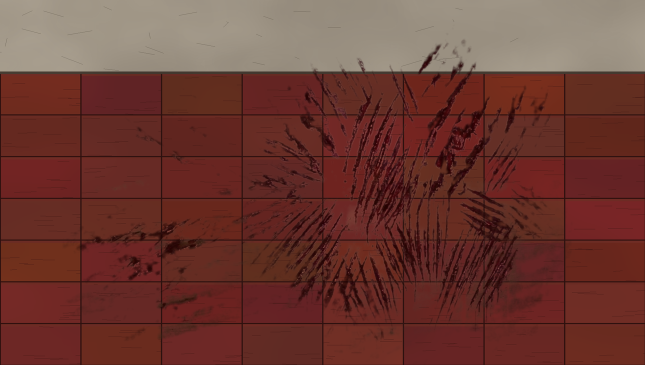
#> input picture Assets/_LayarTerakhir/assets/Art/Imported/Meshy/CrimsonRupture/CrimsonDecalOpaque.png, 1290 x 730 px, given in place of cakaran_yang_aku_inginkan.jpg, which was not available (shown at 1/2 size)
$ python extract_goal_claws.py
#> lines starting #> are read from the running program, lines starting #| are printed output that depends on the picture; after the words box and inside, x2 and y2 are one past the last pixel; in counts of white or black regions, pixels touching at a corner belong together
#!/usr/bin/env python3
"""Extract the designer's own claw strokes from the goal photo
(R2 asset/cakaran_yang_aku_inginkan.jpg) into a transparent decal that is
stuck flat on the bathroom tile wall.

Method: blood pixels are strongly red-dominant AND dark; plaster/wood/shadow
are not. bloodness = (R-G)*(R-B) with a soft ramp, blurred for feathered
edges. RGB keeps the photo's own blood color (darkened slightly for the dim
bathroom); everything else is transparent so OUR tile wall shows through.

Deterministic. Output:
  Assets/_LayarTerakhir/assets/Art/Imported/Meshy/CrimsonRupture/CrimsonGoalDecal.png
"""
from pathlib import Path

import numpy as np
from PIL import Image, ImageFilter

ROOT = Path(__file__).resolve().parent.parent
GOAL = Path("/tmp/opencode/cakaran_yang_aku_inginkan.jpg")
OUT = ROOT / "Assets/_LayarTerakhir/assets/Art/Imported/Meshy/CrimsonRupture/CrimsonGoalDecal.png"

# Crop to the claw mass (drop far edges: door frame left, pot corner right).
# Goal is 1376x768; fans span roughly x 60..1300, y 60..740.
BOX = (40, 30, 1330, 760)


def main():
    img = Image.open(GOAL).convert("RGB").crop(BOX)
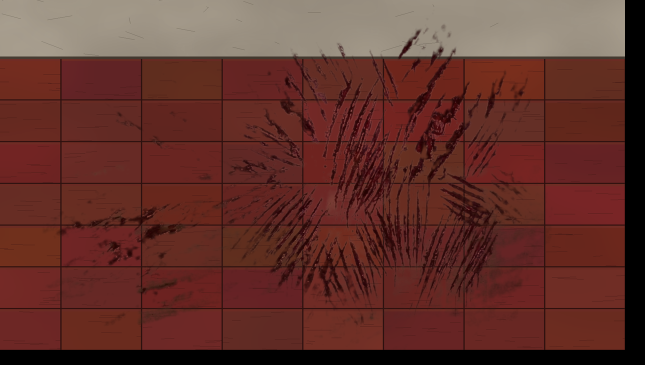
#> img: PIL image 1290x730 RGB (shown at 1/2 size); mean R, G, B 99.1, 51.6, 44.8
    a = np.asarray(img).astype(np.float32)
    R, G, B = a[:, :, 0], a[:, :, 1], a[:, :, 2]
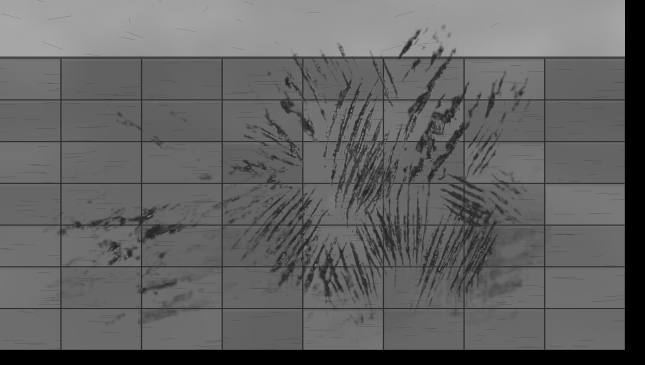
#> R: shape (730, 1290) float32 (shown at 1/2 size); min 0, max 169, mean 99.1
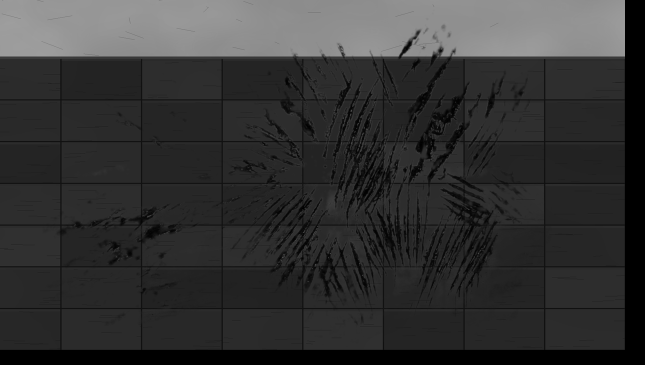
#> G: shape (730, 1290) float32 (shown at 1/2 size); min 0, max 159, mean 51.6
    lum = 0.2126 * R + 0.7152 * G + 0.0722 * B
    m = (R - G) * (R - B)  # blood ~10k, wood ~2k, plaster ~0
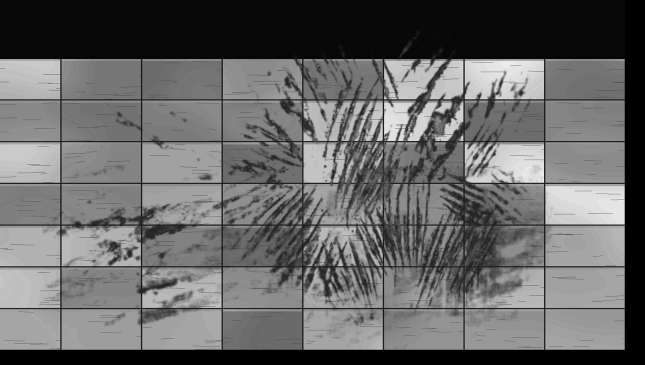
#> m: shape (730, 1290) float32 (shown at 1/2 size); min 0, max 7743, mean 3133; drawn with min black and max white
    mx = np.maximum(np.maximum(R, G), B)
    mn = np.minimum(np.minimum(R, G), B)
    sat = (mx - mn) / np.maximum(mx, 1)  # blood ~0.7+, veil ~0.15
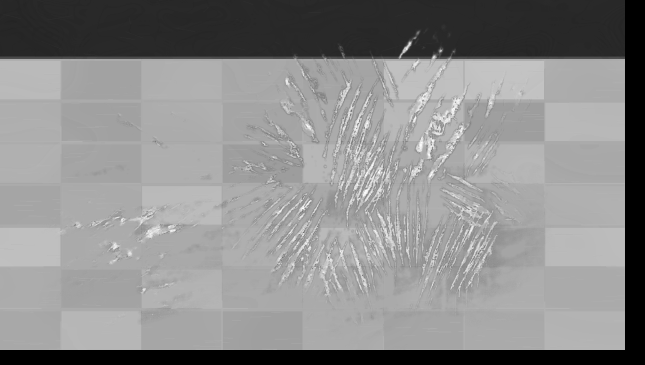
#> sat: shape (730, 1290) float32 (shown at 1/2 size); min 0, max 1, mean 0.546
    alpha = np.clip((m - 350) / (1100 - 350), 0, 1)
    alpha *= np.clip((sat - 0.35) / (0.60 - 0.35), 0, 1)
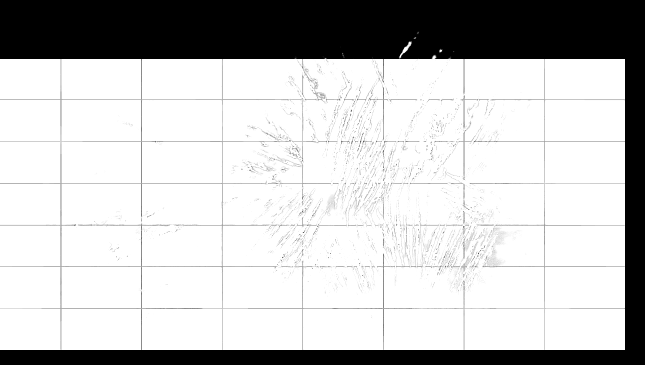
#> alpha: shape (730, 1290) float32 (shown at 1/2 size); min 0, max 1, mean 0.762
    # reject bright non-blood (plaster highlights) and near-black crush
    alpha *= np.clip((200 - lum) / 120, 0, 1)
#> alpha: shape (730, 1290) float32; 0.02% of pixels changed, all inside (x1, y1, x2, y2) = (223, 162, 970, 539)
    am = Image.fromarray((alpha * 255).astype(np.uint8), "L").filter(ImageFilter.GaussianBlur(1.0))
    rgb = np.asarray(img).astype(np.float32)
    rgb *= 0.95
    out = Image.merge("RGBA", (*Image.fromarray(rgb.astype(np.uint8)).split(), am))
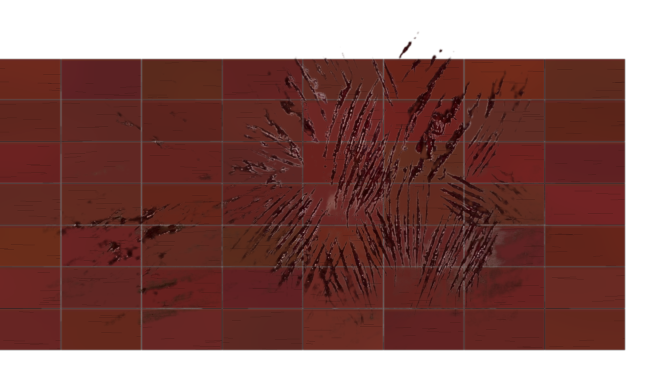
#> out: PIL image 1290x730 RGBA (shown at 1/2 size); mean R, G, B, A 93.7, 48.6, 42.2, 194.1; transparent parts drawn white
    OUT.parent.mkdir(parents=True, exist_ok=True)
    out.save(OUT)
    print("wrote", OUT, out.size, "opaque%%=%.1f" % (100 * (np.asarray(am) > 12).mean()))
#| wrote Assets/_LayarTerakhir/assets/Art/Imported/Meshy/CrimsonRupture/CrimsonGoalDecal.png (1290, 730) opaque%=78.0


if __name__ == "__main__":
    main()
